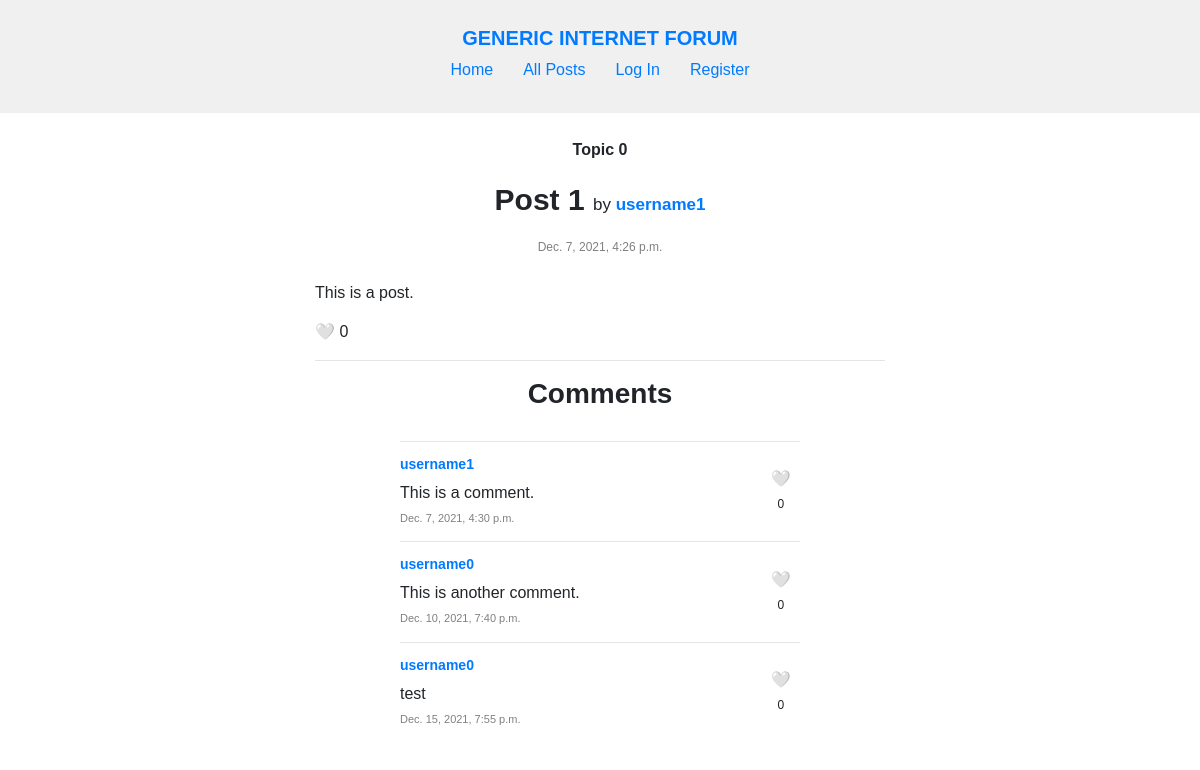
/post/1, run on the app's committed database.
### forum/models.py (models this page shows, shortened)
class Post(models.Model):
    topic = models.ForeignKey(
        Topic, on_delete=models.CASCADE, related_name="posts")
    author = models.ForeignKey(
        User, on_delete=models.CASCADE, related_name="posts")
    title = models.TextField(max_length=120)
    content = models.TextField(max_length=5000)
    timestamp = models.DateTimeField(auto_now_add=True)

class Topic(models.Model):
    creator = models.ForeignKey(
        User, on_delete=models.CASCADE, related_name="topics")
    name = models.TextField(max_length=120, unique=True)
    description = models.TextField(max_length=1000)
    timestamp = models.DateTimeField(auto_now_add=True)

class User(AbstractUser):
    pass

class Comment(models.Model):
    post = models.ForeignKey(
        Post, on_delete=models.CASCADE, related_name="comments")
    author = models.ForeignKey(
        User, on_delete=models.CASCADE, related_name="comments")
    content = models.TextField(max_length=5000)
    timestamp = models.DateTimeField(auto_now_add=True)

### forum/views.py (the view, shortened to what this page needs)
# urls.py: path("post/<str:post_id>", views.post, name="post"),
def post(request, post_id):
    try:
        post = Post.objects.get(id=post_id)
    except Post.DoesNotExist:
        return render(request, "forum/post.html", {
            "message": "This post doesn't exist."
        })
    liked_by_user = False
    if request.user.is_authenticated:
        liked_by_user = bool(post.likes.filter(liked_by=request.user.id))
    all_comments = post.comments.all()
    comments = parse_comments(all_comments, request.user)
    paginator = Paginator(comments, 100)
    page_number = request.GET.get('page')
    page_obj = paginator.get_page(page_number)
    return render(request, "forum/post.html", {
        "post": post,
        "likes": len(post.likes.all()),
        "liked_by_user": liked_by_user,
        "comments": comments,
        "page_obj": page_obj,
        "pages": list(range(1, paginator.num_pages + 1)),
    })

### forum/util.py (called while the page is built)
def parse_comments(all_comments, user):
    comments = []
    for comment in all_comments:
        liked = False
        if user.is_authenticated:
            liked = bool(comment.likes.filter(liked_by=user.id))
        comments.append({
            "id": comment.id,
            "post": comment.post,
            "author": comment.author,
            "content": comment.content,
            "timestamp": comment.timestamp,
            "likes": len(comment.likes.all()),
            "liked_by_user": liked
        })
    return comments

### forum/templates/forum/post.html (shortened to what this page needs)
{% extends "forum/layout.html" %}
{% load static %}
{% block css %}
    <link rel="stylesheet" href="{% static 'forum/post.css' %}">
    <link rel="stylesheet" href="{% static 'forum/form.css' %}">
{% endblock %}
{% block body %}
    {% if post %}
        <section id="post-{{ post.id }}">
            <p id="topic-name">{{ post.topic.name }}</p>
            <h1 id="post-title">{{ post.title }} <span class="post-by">by <a href="{% url 'profile' post.author.username %}">{{ post.author.username }}</a></span></h1>
            <p class="post-timestamp">{{ post.timestamp }}</p>
            <p class="post-content">{{ post.content }}</p>
            <div class="post-bottom">
                <span class="like">
                    {% if user.is_authenticated %}
                        <span class="like-button" data-id="{{ post.id }}" data-liked="{{ liked_by_user }}" data-likes="{{ likes }}" data-likedobject="post">
                            {% if liked_by_user %}
                                ❤️
                            {% else %}
                                🤍
                            {% endif %}
                        </span>
                    {% else %}
                        <span>
                            🤍
                        </span>
                    {% endif %}
                    <span class="like-number">{{ likes }}</span>
                </span>
            </div>
        </section>
        <hr>
        <section id="comments">
            <h3>Comments</h3>
            {% if page_obj.object_list %}
                {% include "forum/comments.html" %}
            {% endif %}
        </section>
    {% endif %}
{% endblock %}

### forum/templates/forum/comments.html (shortened to what this page needs)
{% load static %}
{% block css %}
    <link href="{% static 'forum/comments.css' %}" rel="stylesheet">
    <link rel="stylesheet" href="https://stackpath.bootstrapcdn.com/bootstrap/4.4.1/css/bootstrap.min.css">
{% endblock %}
{% block comments %}
    <ul class="comments-container">
        {% for comment in page_obj %}
            <li id="comment-{{ comment.id }}" class="comment">
                <div class="comment-left">
                    <a href="{% url 'profile' comment.author.username %}">{{ comment.author.username }}</a>
                    <p class="comment-content">{{ comment.content }}</p>
                    <p class="comment-timestamp">{{ comment.timestamp }}</p>
                </div>
                <div class="comment-right">
                    <span class="like">
                        {% if user.is_authenticated %}
                            <span class="like-button" data-id="{{ comment.id }}" data-liked="{{ comment.liked_by_user }}" data-likes="{{ comment.likes }}" data-likedobject="comment" data-page="{{ page }}">
                                {% if comment.liked_by_user %}
                                    ❤️
                                {% else %}
                                    🤍
                                {% endif %}
                            </span>
                        {% else %}
                            <span>
                                🤍
                            </span>
                        {% endif %}
                        <span class="like-number">{{ comment.likes }}</span>
                    </span>
                </div>
            </li>
        {% endfor %}
    </ul>
{% endblock %}

### forum/static/forum/layout.css (style rules this page uses)
body { margin: 0; font-family: sans-serif !important; }
h1, h2, h3 { text-align: center; font-weight: bold !important; }
h1 { font-size: 30px !important; margin: 20px 0 !important; }
ul { list-style: none; padding: 0; }
a { text-decoration: none; color: blue; }
hr { border: none; border-top: 1px solid lightgray; }

### forum/static/forum/post.css (style rules this page uses)
hr { margin: 10px 0 40px; }
.post-by { font-size: 17px; font-weight: normal; }
.post-by a { font-weight: bold; }
.post-timestamp { font-size: 12px; color: gray; margin: 0; text-align: center; }
#topic-name { text-align: center; font-weight: bold; margin: 10px 0 0; }
#post-title { margin: 5px; }
.post-content { white-space: pre-line; margin: 25px 0 5px; }
.post-bottom { display: flex; justify-content: space-between; padding-top: 10px; }
.comments-container { max-width: 400px; margin: 30px auto 0; }
.comment { border-top: 1px solid #e6e6e6; padding: 10px 0; display: flex; }
.comment-left { width: 100%; }
.comment-right { align-self: center; text-align: center; padding-right: 5px; }
.comment-right .like-number { font-size: 12px; }
.comment a { font-weight: bold; font-size: 14px; }
.comment p { margin: 5px 0; text-align: start; }
.comment-content { white-space: pre-line; overflow: auto; max-width: 368.55px; }
.comment-timestamp { font-size: 11px; color: gray; }

### forum/static/forum/comments.css (style rules this page uses)
.comments-container { max-width: 400px; margin: 30px auto 0; }
.comment { border-top: 1px solid #e6e6e6; padding: 10px 0; display: flex; }
.comment-left { width: 100%; }
.comment-right { align-self: center; text-align: center; padding-right: 5px; }
.comment-right .like-number { font-size: 12px; }
.comment a { font-weight: bold; font-size: 14px; }
.comment p { margin: 5px 0; text-align: start; }
.comment-content { white-space: pre-line; overflow: auto; max-width: 368.55px; }
.comment-timestamp { font-size: 11px; color: gray; }

### data on the page
Post: topic.name "Topic 0", title "Post 1", author.username "username1", timestamp "Dec. 7, 2021, 4:26 p.m.", content "This is a post.", content "This is a comment.", timestamp "Dec. 7, 2021, 4:30 p.m.", likes "0", author.username "username0", content "This is another comment.", timestamp "Dec. 10, 2021, 7:40 p.m.", content "test", timestamp "Dec. 15, 2021, 7:55 p.m."

### other printed values
{{ likes }} "0"
